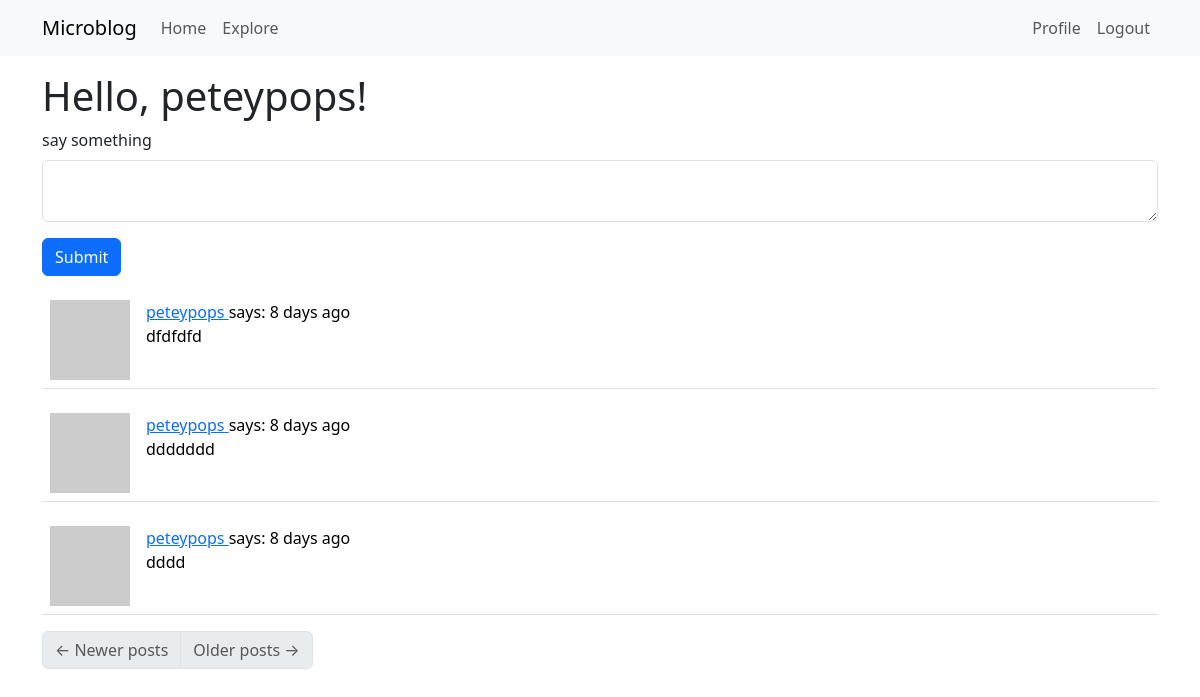
The page /index (signed in) on the database as committed earlier.
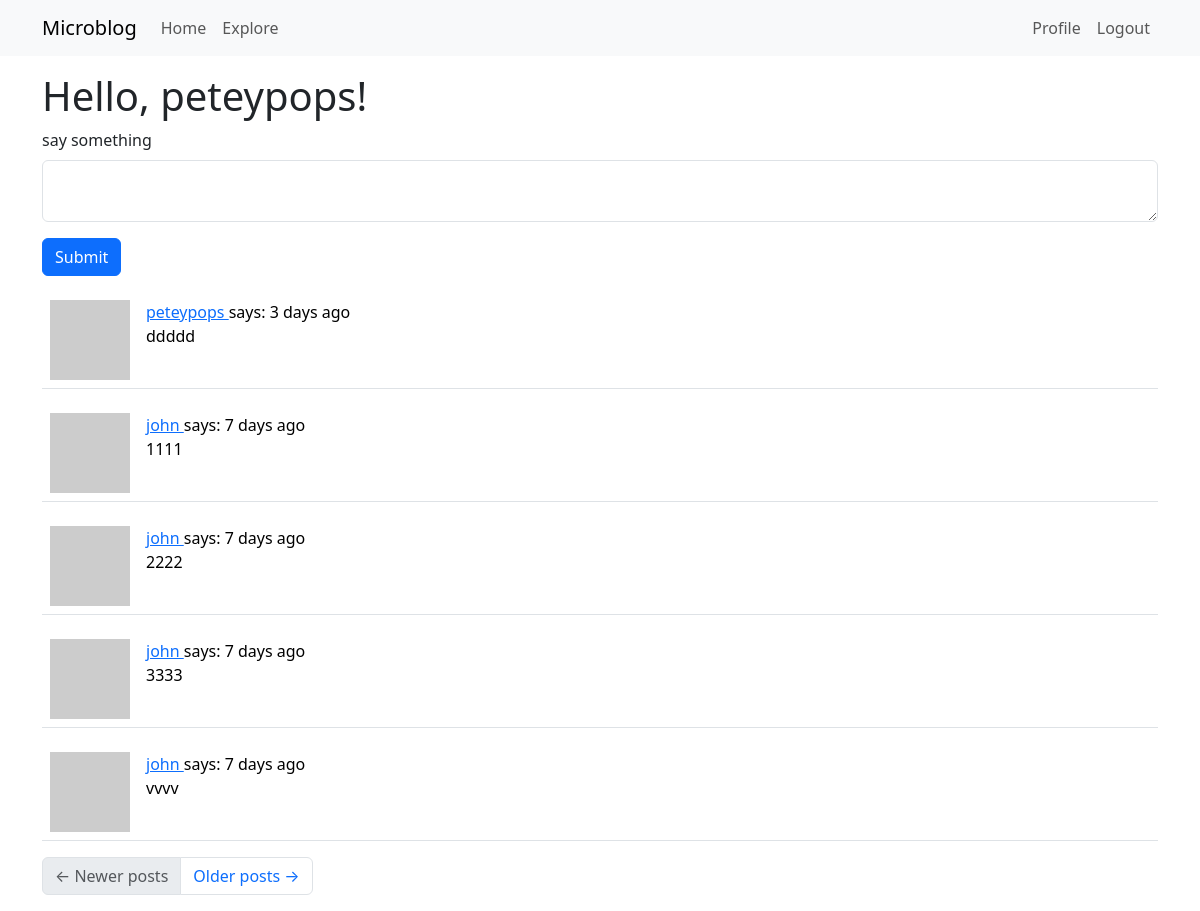
The same page on the database as committed later.
### app/models.py (models this page shows, shortened)
class Post(db.Model):
    id: so.Mapped[int] = so.mapped_column(primary_key=True)
    body: so.Mapped[str] = so.mapped_column(sa.String(140))
    timestamp: so.Mapped[datetime] = so.mapped_column(
        index=True, default=lambda: datetime.now(timezone.utc))
    user_id: so.Mapped[int] = so.mapped_column(sa.ForeignKey(User.id),
                                               index=True)
    author: so.Mapped[User] = so.relationship(back_populates='posts')

class User(UserMixin, db.Model):
    id: so.Mapped[int] = so.mapped_column(primary_key=True)
    username: so.Mapped[str] = \
        so.mapped_column(sa.String(64), index=True, unique=True)
    email: so.Mapped[str] = so.mapped_column(sa.String(120),
                                             index=True, unique=True)
    password_hash: so.Mapped[Optional[str]] = so.mapped_column(sa.String(256))
    posts: so.WriteOnlyMapped['Post'] = \
        so.relationship(back_populates='author')
    about_me: so.Mapped[Optional[str]] = so.mapped_column(sa.String(140))
    last_seen: so.Mapped[Optional[datetime]] \
        = so.mapped_column(default=lambda: datetime.now(timezone.utc))
    following: so.WriteOnlyMapped['User'] = so.relationship(
        secondary=followers,
        primaryjoin=(followers.c.follower_id == id),
        secondaryjoin=(followers.c.followed_id == id),
        back_populates='followers'
    )
    followers: so.WriteOnlyMapped['User'] = so.relationship(
        secondary=followers,
        primaryjoin=(followers.c.followed_id == id),
        secondaryjoin=(followers.c.follower_id == id),
        back_populates='following'
    )
    def avatar(self, size):
        digest = md5(self.email.lower().encode('utf-8')).hexdigest()
        return f"https://www.gravatar.com/avatar/{digest}?d=identicon&s={size}"
    def following_posts(self):
        Author = so.aliased(User)
        Follower = so.aliased(User)
        return (
            sa.select(Post)
            .join(Post.author.of_type(Author))
            .join(Author.followers.of_type(Follower), isouter=True)
            .where(sa.or_(
                Follower.id == self.id,
                Author.id == self.id,
            ))
            .group_by(Post)
            .order_by(Post.timestamp.desc())
        )

### app/routes.py (the view)
@app.route("/", methods=['GET', 'POST'])
@app.route("/index", methods=['GET', 'POST'])
@login_required
def index():
    form = PostForm()
    if form.validate_on_submit():
        post = Post(body=form.post.data, author=current_user)
        db.session.add(post)
        db.session.commit()
        flash(_('Your post is now live!'))
        return redirect(url_for('index'))
    page = request.args.get('page', 1, type=int)
    posts = db.paginate(current_user.following_posts(),
                        page=page,
                        per_page=app.config['POSTS_PER_PAGE'],
                        error_out=False
                        )
    print(f"NUMS: PREV: {posts.prev_num} NEXT: {posts.next_num}")
    next_url = url_for('index', page=posts.next_num) \
        if posts.has_next else None
    prev_url = url_for('index', page=posts.prev_num) \
        if posts.has_prev else None
    return render_template(
                            "index.html",
                            title=None,
                            posts=posts.items,
                            form=form,
                            next_url=next_url,
                            prev_url=prev_url)

### app/forms.py
class PostForm(FlaskForm):
    post = TextAreaField('say something',
                         validators=[DataRequired(),
                         Length(min=1, max=140)])
    submit = SubmitField('Submit')

### app/models.py (called while the page is built)
@login.user_loader
def load_user(id):
    return db.session.get(User, int(id))

### app/routes.py (called while the page is built)
@app.before_request
def before_request():
    if current_user.is_authenticated:
        current_user.last_seen = datetime.now(timezone.utc)
        db.session.commit()

### app/templates/index.html
{% extends "base.html" %}
{% import "bootstrap_wtf.html" as wtf %}
{% block content %}
<h1>Hello, {{ current_user.username }}!</h1>
{% if form %}
    {{ wtf.quick_form(form) }}
{% endif %}
{% for post in posts %}
    {% include "_post.html" %}
{% endfor %}
<nav aria-label="Post navigation">
    <ul class="pagination">
        <li class="page-item{% if not prev_url %} disabled{% endif %}">
            <a class="page-link" href="{{ prev_url }}">
                <span aria-hidden="true">&larr;</span> Newer posts
            </a>
        </li>
        <li class="page-item{% if not next_url %} disabled{% endif %}">
            <a class="page-link" href="{{ next_url }}">
                Older posts <span aria-hidden="true">&rarr;</span>
            </a>
        </li>
    </ul>
</nav>
{% endblock content %}

### app/templates/_post.html
<table class="table table-hover">
    <tr>
        <td width="70px">
            <a href="{{ url_for('user', username=post.author.username) }}">
                <img src="{{ post.author.avatar(70) }}" />
            </a>
        </td>
        <td>
            <a href="{{ url_for('user', username=post.author.username) }}">
                {{ post.author.username }}
            </a>
            says: {{ moment(post.timestamp).fromNow() }}
            <br>
            {{ post.body }}
        </td>
    </tr>
</table>

Rows that differ between the two databases and show on the page:
no longer on this page (row unchanged): Post: author.username "peteypops", timestamp "8 days ago", body "dfdfdfd"
no longer on this page (row unchanged): Post: author.username "peteypops", timestamp "8 days ago", body "ddddddd"
no longer on this page (row unchanged): Post: author.username "peteypops", timestamp "8 days ago", body "dddd"
added Post: author.username "peteypops", timestamp "3 days ago", body "ddddd"
added Post: author.username "john", timestamp "7 days ago", body "1111"
added Post: author.username "john", timestamp "7 days ago", body "2222"
added Post: author.username "john", timestamp "7 days ago", body "3333"
added Post: author.username "john", timestamp "7 days ago", body "vvvv"
